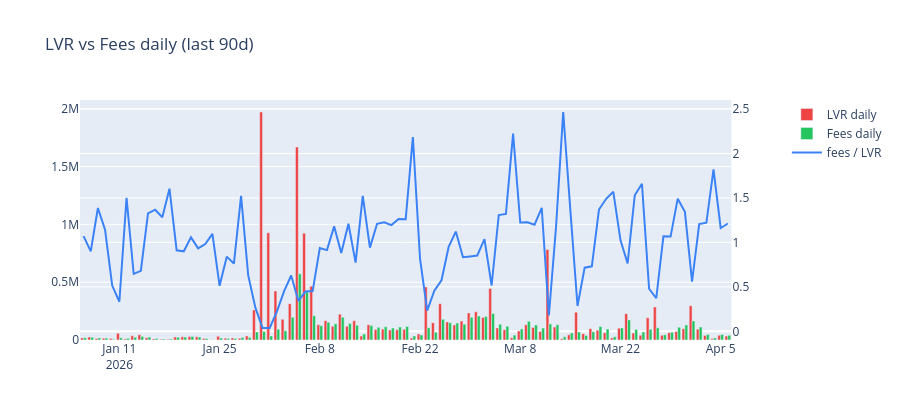

Write notebook code for a chart like this one.
### Markdown cell above
**QA purpose**: daily LVR + fees on dual axis — visualize the carry vs the cost of gamma sold.

### Code cell
last_90 = lvr_d.filter(pl.col("date") >= date.fromisoformat(START_DATE_90D))
fig = make_subplots(specs=[[{"secondary_y": True}]])
fig.add_trace(go.Bar(x=last_90["date"].to_list(),     y=last_90["lvr_total"].to_list(),
                      name="LVR daily", marker_color="#ef4444"), secondary_y=False)
fig.add_trace(go.Bar(x=last_90["date"].to_list(),     y=last_90["fees_total"].to_list(),
                      name="Fees daily", marker_color="#22c55e"), secondary_y=False)
fig.add_trace(go.Scatter(x=last_90["date"].to_list(), y=last_90["fee_lvr_ratio"].to_list(),
                          name="fees / LVR", line=dict(color="#3b82f6", width=2)), secondary_y=True)
fig.update_layout(height=420, barmode="group", title_text="LVR vs Fees daily (last 90d)")
fig.show()
